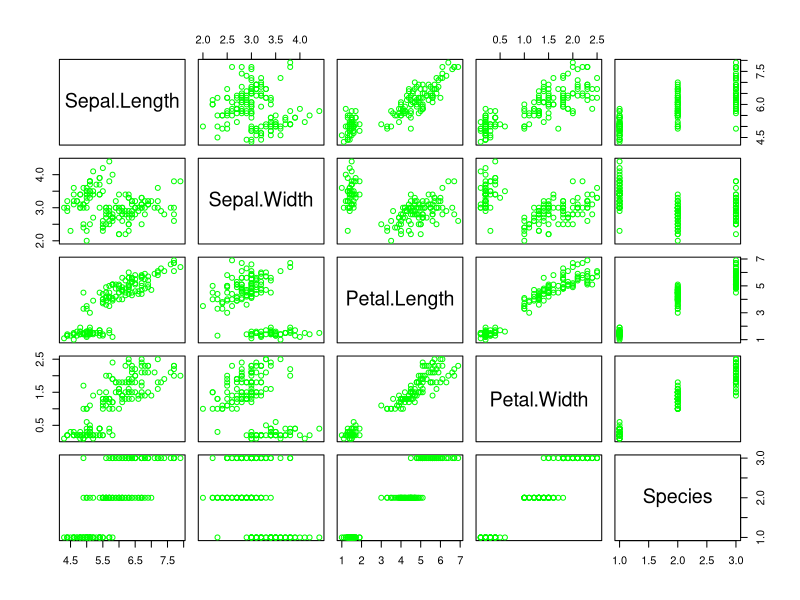
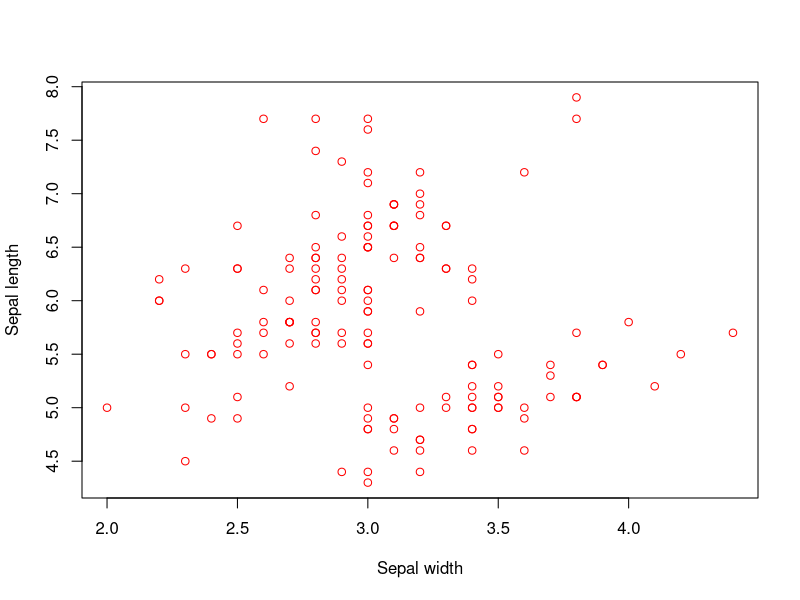
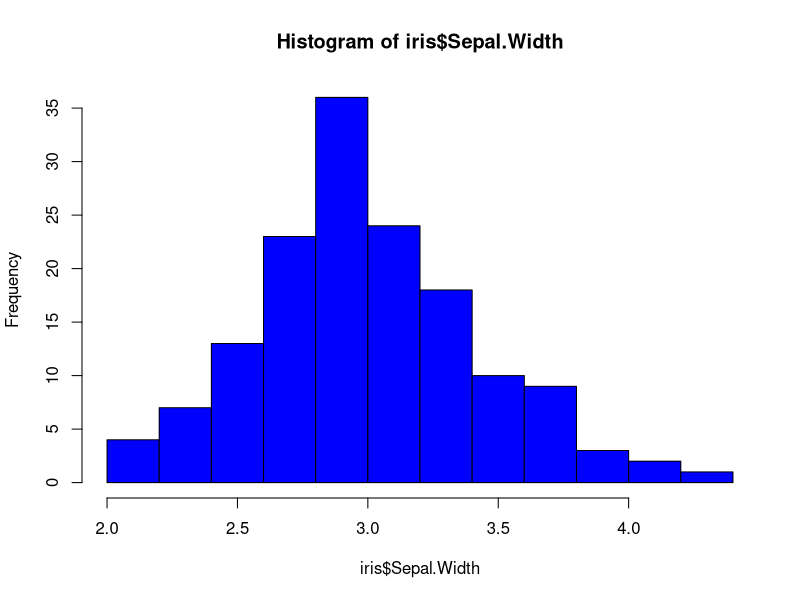

Here is the R script that generated these plots, in order: (Note: this script raises an error after producing the figures.)
library(datasets)
data(iris)

View(iris) # View the data

# head() / tail()
head(iris, 5)
tail(iris, 5)

summary(iris)
summary(iris$Sepal.Length)

# Check to see if there are missing data?
sum(is.na(iris))

# install.packages("skimr")

library(skimr)

skim(iris) # Perform skim to display summary statistics

# Group data by Species then perform skim
iris %>% 
  dplyr::group_by(Species) %>% 
  skim() 


# Panel plots
plot(iris, col = "green")

# Scatter plot
plot(iris$Sepal.Width, iris$Sepal.Length, col = "red",     # Makes red circles + Adds x and y axis labels
     xlab = "Sepal width", ylab = "Sepal length")

# Histogram
hist(iris$Sepal.Width, col = "blue")   # Makes blue bars

# Feature plots
# https://www.machinelearningplus.com/machine-learning/caret-package/
featurePlot(x = iris[,1:4], 
            y = iris$Species, 
            plot = "box",
            strip=strip.custom(par.strip.text=list(cex=.7)),
            scales = list(x = list(relation="free"), 
                          y = list(relation="free")))

library(caret)

# To achieve reproducible model; set the random seed number
set.seed(150)

# Performs stratified random split of the data set
TrainingIndex <- createDataPartition(iris$Species, p=0.8, list = FALSE)
TrainingSet <- iris[TrainingIndex,] # Training Set
TestingSet <- iris[-TrainingIndex,] # Test Set

# SVM model (polynomial kernel)

# Build Training model
Model <- train(Species ~ ., data = TrainingSet,
               method = "svmPoly",
               na.action = na.omit,
               preProcess=c("scale","center"),
               trControl= trainControl(method="none"),
               tuneGrid = data.frame(degree=1,scale=1,C=1)
)

# Build CV model
Model.cv <- train(Species ~ ., data = TrainingSet,
                  method = "svmPoly",
                  na.action = na.omit,
                  preProcess=c("scale","center"),
                  trControl= trainControl(method="cv", number=10),
                  tuneGrid = data.frame(degree=1,scale=1,C=1)
)

# Apply model for prediction
Model.training <-predict(Model, TrainingSet) # Apply model to make prediction on Training set
Model.testing <-predict(Model, TestingSet) # Apply model to make prediction on Testing set
Model.cv <-predict(Model.cv, TrainingSet) # Perform cross-validation

# Model performance (Displays confusion matrix and statistics)
Model.training.confusion <-confusionMatrix(Model.training, TrainingSet$Species)
Model.testing.confusion <-confusionMatrix(Model.testing, TestingSet$Species)
Model.cv.confusion <-confusionMatrix(Model.cv, TrainingSet$Species)

print(Model.training.confusion)
print(Model.testing.confusion)
print(Model.cv.confusion)

# Feature importance
Importance <- varImp(Model)
plot(Importance, col = "red")
